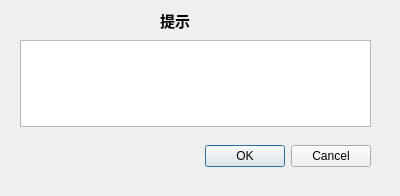
<?xml version="1.0" encoding="UTF-8"?>
<ui version="4.0">
 <class>Form</class>
 <widget class="QWidget" name="Form">
  <property name="geometry">
   <rect>
    <x>0</x>
    <y>0</y>
    <width>400</width>
    <height>196</height>
   </rect>
  </property>
  <property name="windowTitle">
   <string>Form</string>
  </property>
  <widget class="QDialogButtonBox" name="buttonBox">
   <property name="geometry">
    <rect>
     <x>30</x>
     <y>140</y>
     <width>341</width>
     <height>32</height>
    </rect>
   </property>
   <property name="orientation">
    <enum>Qt::Horizontal</enum>
   </property>
   <property name="standardButtons">
    <set>QDialogButtonBox::Cancel|QDialogButtonBox::Ok</set>
   </property>
  </widget>
  <widget class="QLabel" name="lab_Title">
   <property name="geometry">
    <rect>
     <x>160</x>
     <y>10</y>
     <width>50</width>
     <height>21</height>
    </rect>
   </property>
   <property name="font">
    <font>
     <pointsize>11</pointsize>
     <weight>75</weight>
     <bold>true</bold>
    </font>
   </property>
   <property name="text">
    <string>提示</string>
   </property>
   <property name="openExternalLinks">
    <bool>false</bool>
   </property>
  </widget>
  <widget class="QTextEdit" name="TE_Message">
   <property name="geometry">
    <rect>
     <x>20</x>
     <y>40</y>
     <width>351</width>
     <height>87</height>
    </rect>
   </property>
   <property name="readOnly">
    <bool>false</bool>
   </property>
  </widget>
 </widget>
 <resources/>
 <connections/>
</ui>
